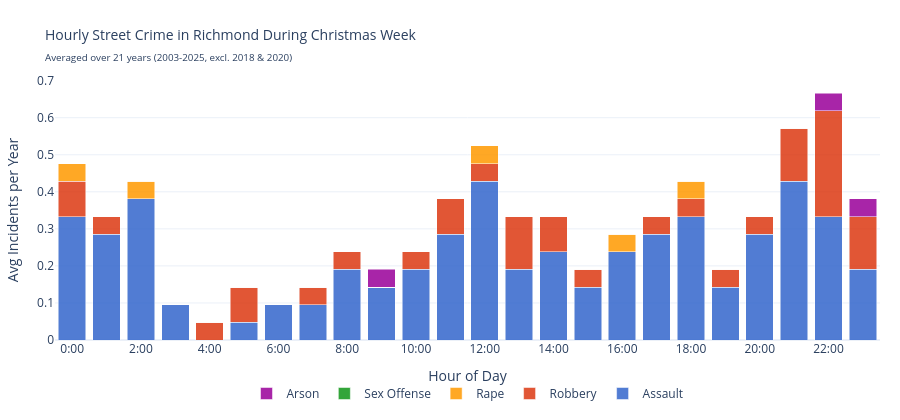

This figure's notebook cell:
### Markdown cell above
## Visualization 3: Hourly Crime Pattern — Interactive (Plotly)

Hourly distribution of street crime in the Richmond district during Christmas week,
averaged across all included years. Timmy uses this to plan his daily schedule.

### Code cell
# ── Viz 3: Hourly crime pattern (interactive) ────────────────────────────────

# Filter: safest district + safest week, across all years
hourly_df = street_df[
    (street_df["week"] == safest_week)
    & (street_df["Police District"] == safest_district)
].copy()

print(f"District: {safest_district}, Week: {safest_week}")
print(f"Total incidents across {n_years} years: {len(hourly_df)}")

# Aggregate by hour and crime type, average across years
hourly_by_type = (
    hourly_df.groupby(["hour", "Unified Category"])
    .size()
    .reset_index(name="total_count")
)
hourly_by_type["avg_count"] = hourly_by_type["total_count"] / n_years
hourly_by_type = hourly_by_type.rename(columns={"Unified Category": "Crime Type"})

# ── Color palette ────────────────────────────────────────────────────────────
palette = px.colors.qualitative.G10
crime_colors = dict(
    zip(STREET_CRIME_CATEGORIES, palette[: len(STREET_CRIME_CATEGORIES)])
)

# ── Build interactive figure ─────────────────────────────────────────────────
fig = go.Figure()

for crime_type in STREET_CRIME_CATEGORIES:
    ct_data = hourly_by_type[hourly_by_type["Crime Type"] == crime_type]
    full_hours = pd.DataFrame({"hour": range(24)})
    ct_data = full_hours.merge(ct_data, on="hour", how="left").fillna(0)

    fig.add_trace(
        go.Bar(
            x=ct_data["hour"],
            y=ct_data["avg_count"],
            name=crime_type,
            marker_color=crime_colors[crime_type],
            opacity=0.85,
            hovertemplate=(
                f"<b>{crime_type}</b><br>"
                "Hour: %{x}:00<br>"
                "Avg incidents/year: %{y:.2f}"
                "<extra></extra>"
            ),
        )
    )

fig.update_layout(
    title=dict(
        text=(
            f"Hourly Street Crime in {safest_district} During Christmas Week"
            f"<br><sub>Averaged over {n_years} years (2003-2025, excl. 2018 & 2020)</sub>"
        ),
        font=dict(size=14),
    ),
    xaxis=dict(
        title="Hour of Day",
        tickmode="array",
        tickvals=list(range(0, 24, 2)),
        ticktext=[f"{h}:00" for h in range(0, 24, 2)],
        range=[-0.5, 23.5],
    ),
    yaxis=dict(
        title="Avg Incidents per Year",
        rangemode="tozero",
    ),
    barmode="stack",
    legend=dict(
        orientation="h",
        yanchor="top",
        y=-0.15,
        xanchor="center",
        x=0.5,
        title=None,
    ),
    hoverlabel=dict(bgcolor="white", font_size=12),
    template="plotly_white",
    margin=dict(l=50, r=20, t=80, b=80),
    height=420,
)

fig.show()
fig.write_html(f"{EXPORT_DIR}/viz3_hourly_interactive.html", include_plotlyjs="cdn")
print(f"Exported to {EXPORT_DIR}/viz3_hourly_interactive.html")

### Figure 1 — Plotly figure (JSON) as saved in the notebook; plotly's stock layout.template omitted (floating-point values rounded to 4 significant figures)
{"data": [{"hovertemplate": "<b>Assault</b><br>Hour: %{x}:00<br>Avg incidents/year: %{y:.2f}<extra></extra>", "marker": {"color": "#3366CC"}, "name": "Assault", "opacity": 0.85, "type": "bar", "x": [0, 1, 2, 3, 4, 5, 6, 7, 8, 9, 10, 11, 12, 13, 14, 15, 16, 17, 18, 19, 20, 21, 22, 23], "y": [0.3333, 0.2857, 0.381, 0.09524, 0.0, 0.04762, 0.09524, 0.09524, 0.1905, 0.1429, 0.1905, 0.2857, 0.4286, 0.1905, 0.2381, 0.1429, 0.2381, 0.2857, 0.3333, 0.1429, 0.2857, 0.4286, 0.3333, 0.1905]}, {"hovertemplate": "<b>Robbery</b><br>Hour: %{x}:00<br>Avg incidents/year: %{y:.2f}<extra></extra>", "marker": {"color": "#DC3912"}, "name": "Robbery", "opacity": 0.85, "type": "bar", "x": [0, 1, 2, 3, 4, 5, 6, 7, 8, 9, 10, 11, 12, 13, 14, 15, 16, 17, 18, 19, 20, 21, 22, 23], "y": [0.09524, 0.04762, 0.0, 0.0, 0.04762, 0.09524, 0.0, 0.04762, 0.04762, 0.0, 0.04762, 0.09524, 0.04762, 0.1429, 0.09524, 0.04762, 0.0, 0.04762, 0.04762, 0.04762, 0.04762, 0.1429, 0.2857, 0.1429]}, {"hovertemplate": "<b>Rape</b><br>Hour: %{x}:00<br>Avg incidents/year: %{y:.2f}<extra></extra>", "marker": {"color": "#FF9900"}, "name": "Rape", "opacity": 0.85, "type": "bar", "x": [0, 1, 2, 3, 4, 5, 6, 7, 8, 9, 10, 11, 12, 13, 14, 15, 16, 17, 18, 19, 20, 21, 22, 23], "y": [0.04762, 0.0, 0.04762, 0.0, 0.0, 0.0, 0.0, 0.0, 0.0, 0.0, 0.0, 0.0, 0.04762, 0.0, 0.0, 0.0, 0.04762, 0.0, 0.04762, 0.0, 0.0, 0.0, 0.0, 0.0]}, {"hovertemplate": "<b>Sex Offense</b><br>Hour: %{x}:00<br>Avg incidents/year: %{y:.2f}<extra></extra>", "marker": {"color": "#109618"}, "name": "Sex Offense", "opacity": 0.85, "type": "bar", "x": [0, 1, 2, 3, 4, 5, 6, 7, 8, 9, 10, 11, 12, 13, 14, 15, 16, 17, 18, 19, 20, 21, 22, 23], "y": [0.0, 0.0, 0.0, 0.0, 0.0, 0.0, 0.0, 0.0, 0.0, 0.0, 0.0, 0.0, 0.0, 0.0, 0.0, 0.0, 0.0, 0.0, 0.0, 0.0, 0.0, 0.0, 0.0, 0.0]}, {"hovertemplate": "<b>Arson</b><br>Hour: %{x}:00<br>Avg incidents/year: %{y:.2f}<extra></extra>", "marker": {"color": "#990099"}, "name": "Arson", "opacity": 0.85, "type": "bar", "x": [0, 1, 2, 3, 4, 5, 6, 7, 8, 9, 10, 11, 12, 13, 14, 15, 16, 17, 18, 19, 20, 21, 22, 23], "y": [0.0, 0.0, 0.0, 0.0, 0.0, 0.0, 0.0, 0.0, 0.0, 0.04762, 0.0, 0.0, 0.0, 0.0, 0.0, 0.0, 0.0, 0.0, 0.0, 0.0, 0.0, 0.0, 0.04762, 0.04762]}], "layout": {"barmode": "stack", "height": 420, "hoverlabel": {"bgcolor": "white", "font": {"size": 12}}, "legend": {"orientation": "h", "title": {}, "x": 0.5, "xanchor": "center", "y": -0.15, "yanchor": "top"}, "margin": {"b": 80, "l": 50, "r": 20, "t": 80}, "title": {"font": {"size": 14}, "text": "Hourly Street Crime in Richmond During Christmas Week<br><sub>Averaged over 21 years (2003-2025, excl. 2018 & 2020)</sub>"}, "xaxis": {"range": [-0.5, 23.5], "tickmode": "array", "ticktext": ["0:00", "2:00", "4:00", "6:00", "8:00", "10:00", "12:00", "14:00", "16:00", "18:00", "20:00", "22:00"], "tickvals": [0, 2, 4, 6, 8, 10, 12, 14, 16, 18, 20, 22], "title": {"text": "Hour of Day"}}, "yaxis": {"rangemode": "tozero", "title": {"text": "Avg Incidents per Year"}}}}
